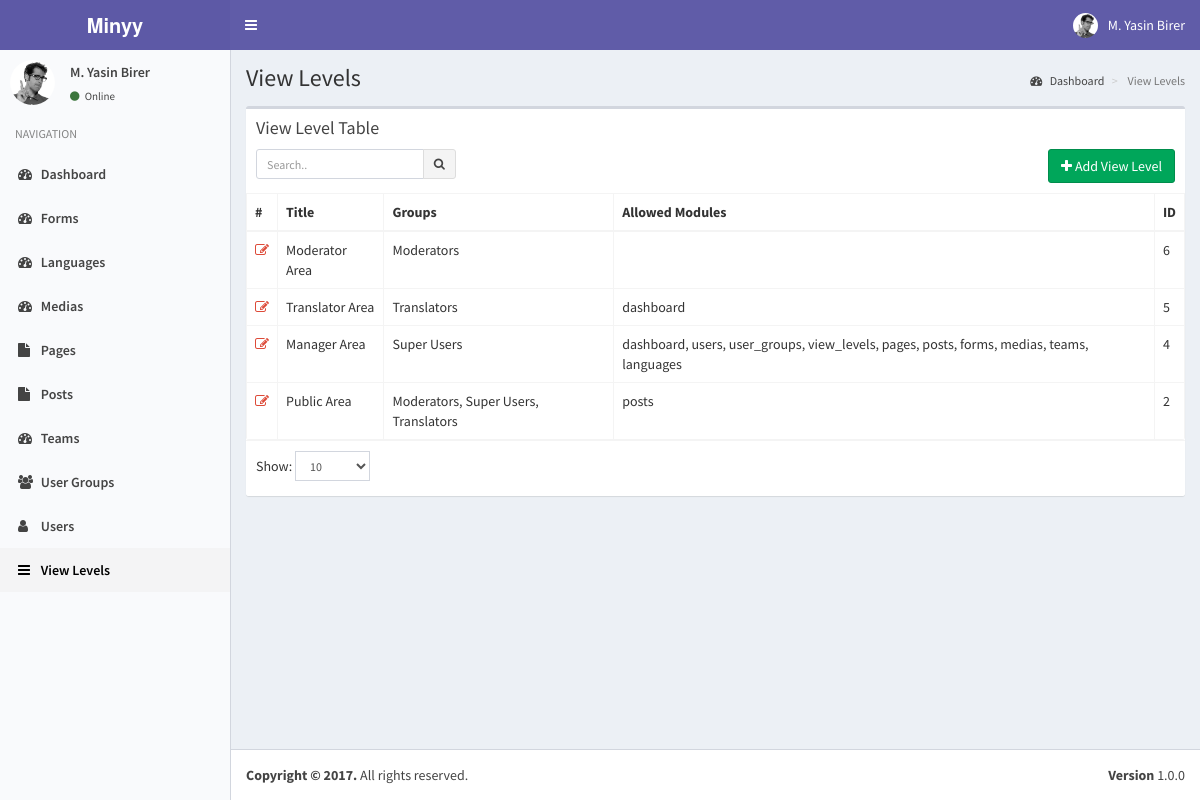
The page /index.php?controller=module&action=view_levels (signed in) on the database as committed earlier.
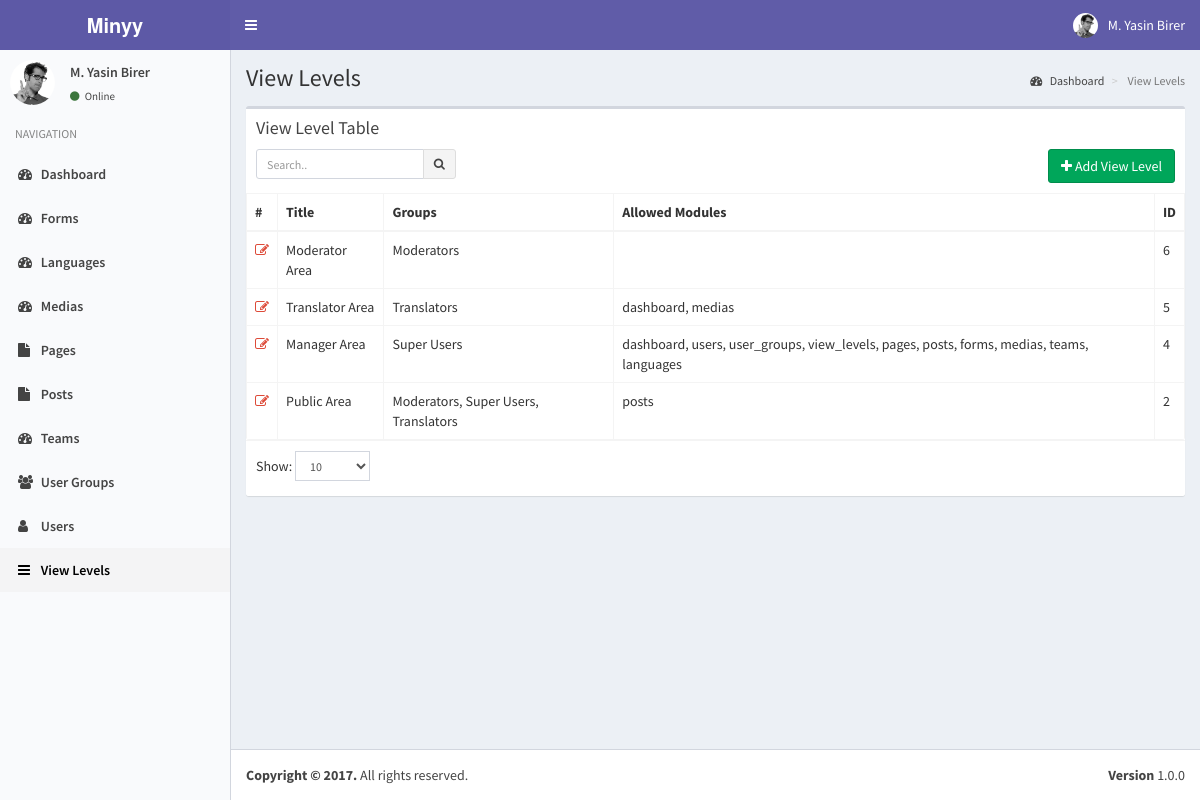
The same page on the database as committed later.
### tables this page shows
CREATE TABLE `view_levels` (
  `pk_view_level_id` int(11) NOT NULL,
  `title` varchar(100) NOT NULL,
  `groups` varchar(5120) NOT NULL DEFAULT '[]' COMMENT 'JSON encoded group id list',
  `modules` varchar(5120) NOT NULL DEFAULT '[]' COMMENT 'JSON encoded module list'
);

### helpers/view_helper.php (called while the page is built, shortened)
<?php
class ViewHelper
{
    public static function getView($viewFolder,$viewFile){
        Functions::requireFile('views/'.$viewFolder,$viewFile.'.php');
    }
}
?>

### controllers/view_levels_controller.php (called while the page is built, shortened)
<?php
class ViewLevelsController implements ModuleInterface
{
    public static function getList($params=array()) {
        $search_term=isset($_GET['search_term']) ? Functions::clearString($_GET['search_term']) : "";
        $order_by=isset($_GET['order_by']) && !empty($_GET['order_by']) ? strtolower(Functions::clearString($_GET['order_by'])) : "id";
        $order_dir=isset($_GET['order_dir']) && !empty($_GET['order_dir']) ? strtolower(Functions::clearString($_GET['order_dir'])) : "desc";
        $limit=isset($_GET['limit']) && !empty($_GET['limit']) ? (int) Functions::clearString($_GET['limit']) : 20;
        $page=isset($_GET['page']) && !empty($_GET['page']) ? (int) Functions::clearString($_GET['page']) : 1;
        $offset=($page-1)*$limit;
        $params=[
            "search_term"=>$search_term,
            "order_by"=>$order_by,
            "order_dir"=>$order_dir,
            "limit"=>$limit,
            "offset"=>$offset
        ];
        $objList = ViewLevels::getObjList($params);
        $gparams=[
            "search_term"=>"",
            "order_by"=>"name",
            "order_dir"=>"asc",
            "limit"=>"1000",
            "offset"=>"0"
        ];
        $groupList= UserGroups::getObjList($gparams);
        ViewHelper::getView('view_levels','view_levels');
    }
}
?>

### index.php (called while the page is built, shortened)
<?php
require_once('helpers/view_helper.php');
require_once('models/users_model.php');
require_once('models/user_groups_model.php');
require_once('models/view_levels_model.php');
require_once('routes.php');

### models/view_levels_model.php (called while the page is built, shortened)
<?php
class ViewLevels implements DatabaseObject {
    public function __construct($pk_view_level_id,$title,$groups,$modules){
        $this->pk_view_level_id=$pk_view_level_id;
        $this->title=$title;
        $this->modules=$modules;
    }
    public static function getObjList($params){
        $list = [];
        $order_dirs=array("desc","asc");
        $key=array_search($params["order_dir"],$order_dirs);
        $order_dir=$order_dirs[($key) ? $key : 0];
        $order_columns=array("pk_view_level_id", "title");
        $key=array_search($params["order_by"],$order_columns);
        $order_by=$order_columns[($key) ? $key : 0];
        $limit=$params["limit"] ? $params["limit"] : "20";
        $offset=$params["offset"] ? $params["offset"] : "0";
        $query="SELECT * FROM view_levels";
        $query.=" ORDER BY $order_by $order_dir LIMIT :offset , :limit";
        $db = Db::getInstance();
        $req = $db->prepare($query);
        $req->bindValue(':limit', intval($limit), PDO::PARAM_INT);
        $req->bindValue(':offset', intval($offset), PDO::PARAM_INT);
        $req->execute();
        foreach($req->fetchAll() as $obj) {
            $list[] = new ViewLevels( $obj['pk_view_level_id'],
                                $obj['title'],
                                $obj['groups'],
                                $obj['modules']);
        }
        return $list;
    }
}

### models/users_model.php (called while the page is built, shortened)
<?php
class Users implements DatabaseObject {
    public $groups;
    public function __construct($pk_user_id,$username,$password,$email,$last_visit,$fullname,$registration_date){
        $this->groups=$this->getUserGroups($pk_user_id);
        $this->modules=$this->getUserModules($pk_user_id);
    }
    public static function getObj($id){
        try{
            $db = Db::getInstance();
            $id = intval($id);
            $req = $db->prepare('SELECT * FROM users WHERE pk_user_id = :pk_user_id');
            $req->execute(array('pk_user_id' => $id));
            $obj = $req->fetch();
            if($obj){
                return new Users( $obj['pk_user_id'],
                                    $obj['username'],
                                    $obj['password'],
                                    $obj['email'],
                                    $obj['last_visit'],
                                    $obj['fullname'],
                                    $obj['registration_date']);
            }
            else{
                return [];
            }
        }
        catch (PDOException $e){
            return $e->getMessage();
        }
    }
    public function getUserGroups($id){
        try{
            $db = Db::getInstance();
            $id = intval($id);
            $req = $db->prepare('SELECT * FROM user_usergroup_map WHERE pk_user_id = :pk_user_id');
            $req->execute(array('pk_user_id' => $id));
            $list=[];
            foreach($req->fetchAll() as $obj) {
                $list[]= $obj['pk_group_id'];
            }
            return $list;
        }
        catch (PDOException $e){
            return $e->getMessage();
        }
    }
    public function getUserModules($id){
        $modules=[];
        $params=[
            "search_term"=>"",
            "order_by"=>"name",
            "order_dir"=>"asc",
            "limit"=>"1000",
            "offset"=>"0"
        ];
        $viewLevels=ViewLevels::getObjList($params);
        foreach($viewLevels as $viewObj){
            $voGroups=json_decode($viewObj->groups);
            $voModules=json_decode($viewObj->modules);
            foreach($this->groups as $uoGroup){
                if(in_array($uoGroup,$voGroups)){
                    $modules=array_merge($modules,$voModules);
                }
            }
        }
        $modules=array_merge(array_unique($modules));
        asort($modules);
        global $controllers;
        foreach($modules as $kmodule=>$vmodule){
            $modules[$kmodule]=$controllers['module'][$vmodule];
        }
        return $modules;
    }
}

### models/user_groups_model.php (called while the page is built, shortened)
<?php
class UserGroups implements DatabaseObject {
    public function __construct($pk_group_id,$name){
        $this->name=$name;
    }
    public static function getObjList($params){
        $list = [];
        $order_dirs=array("desc","asc");
        $key=array_search($params["order_dir"],$order_dirs);
        $order_dir=$order_dirs[($key) ? $key : 0];
        $order_columns=array("pk_group_id", "name");
        $key=array_search($params["order_by"],$order_columns);
        $order_by=$order_columns[($key) ? $key : 0];
        $limit=$params["limit"] ? $params["limit"] : "20";
        $offset=$params["offset"] ? $params["offset"] : "0";
        $query="SELECT * FROM user_groups";
        $query.=" ORDER BY $order_by $order_dir LIMIT :offset , :limit";
        $db = Db::getInstance();
        $req = $db->prepare($query);
        $req->bindValue(':limit', intval($limit), PDO::PARAM_INT);
        $req->bindValue(':offset', intval($offset), PDO::PARAM_INT);
        $req->execute();
        foreach($req->fetchAll() as $obj) {
            $list[] = new UserGroups( $obj['pk_group_id'],
                                $obj['name']);
        }
        return $list;
    }
}

### views/view_levels/view_levels.php (the view, shortened to what the changed rows need)
<?php
    global $objList;
    global $params;
    global $groupList;
?>
<section class="content-header">
    <h1>
    </h1>
</section>
<section class="content">
    <div class="row">
    <div class="col-xs-12">
        <div class="box">
        <div class="box-body table-responsive no-padding">
            <table class="table table-hover table-bordered">
            <thead>
                <tr>
                    <th>#</th>
                    <th><?php T::__("Title"); ?></th>
                    <th><?php T::__("Groups"); ?></th>
                    <th><?php T::__("Allowed Modules"); ?></th>
                    <th><?php T::__("ID"); ?></th>
                </tr>
            </thead>
            <tbody>
            <?php $i=$params['offset']+1; foreach($objList as $user): ?>
            <tr data-id="<?php echo $user->pk_view_level_id; ?>">
                <td><a data-toggle="tooltip" title="Düzenle" class="text-red" href="index.php?controller=module&action=view_levels&do=edit&id=<?php echo $user->pk_view_level_id; ?>"><i class="fa fa-edit"></i></a></td>
                <td class="has-link"><?php echo $user->title; ?></td>
                <td class="has-link">
                    <?php
                        $grpstr=[];
                        $userGroups=json_decode($user->groups);
                        foreach($groupList as $groupObj){
                            if(in_array($groupObj->pk_group_id,$userGroups)){
                                $grpstr[]=$groupObj->name;
                            }
                        }
                        echo implode(", ",$grpstr);
                    ?>
                </td>
                <td class="has-link">
                    <?php
                        $modulestr=[];
                        $userModules=json_decode($user->modules);
                        foreach($userModules as $moduleObj){
                            $modulestr[]=$moduleObj;
                        }
                        echo implode(", ",$modulestr);
                    ?>
                </td>
                <td class="has-link"><?php echo $user->pk_view_level_id; ?></td>
            </tr>
            <?php endforeach; ?>
            </tbody></table>
        </div>
        </div>
    </div>
    </div>
</section>

Rows that differ between the two databases and show on the page:
changed view_levels "Translator Area": modulestr "dashboard" → "dashboard, medias"
